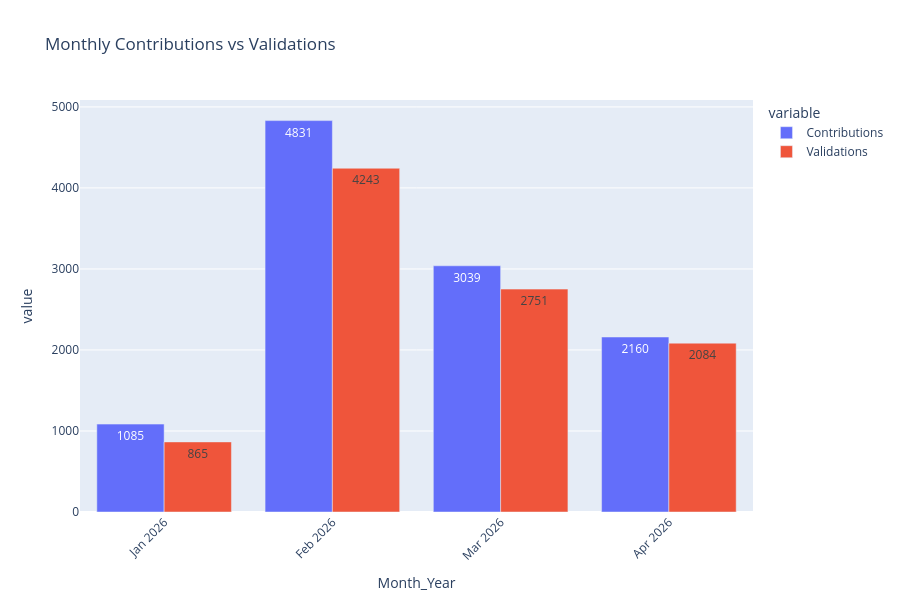
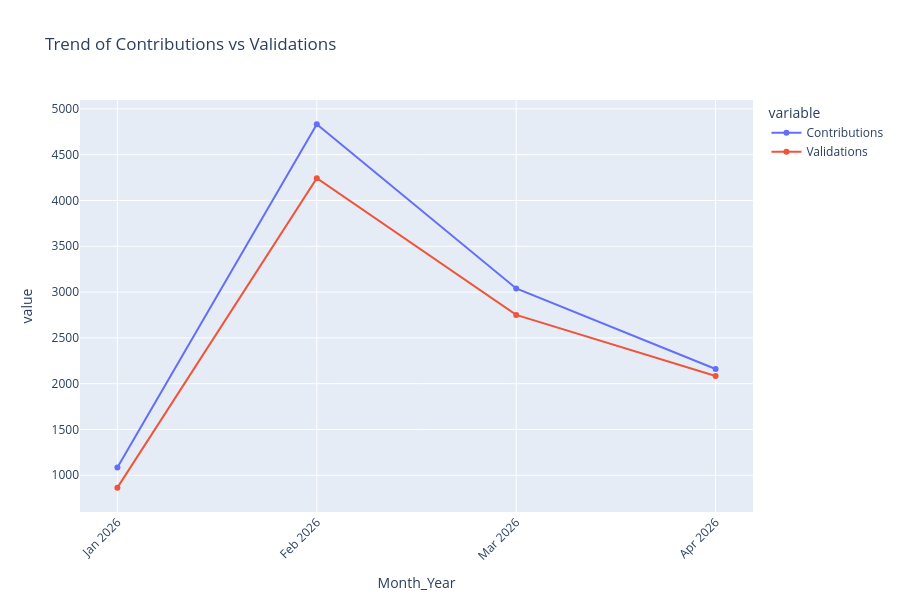

These figures' notebook cell, in order:
### Code cell
import pandas as pd
import plotly.express as px

# Convert Month_Year strings like "January 2026" into datetime
df2['Month_Year'] = pd.to_datetime(df2['Month_Year'], format='%B %Y')

# Aggregate contributions and validations
monthly_summary = df2.groupby('Month_Year')[['Contributions','Validations']].sum().reset_index()

# Sort by datetime
monthly_summary = monthly_summary.sort_values('Month_Year')

# Convert back to string for plotting labels
monthly_summary['Month_Year'] = monthly_summary['Month_Year'].dt.strftime('%b %Y')  # e.g., Jan 2026

print(monthly_summary)

# ✅ Grouped bar chart
fig = px.bar(
    monthly_summary,
    x='Month_Year',
    y=['Contributions','Validations'],
    barmode='group',
    text_auto=True,
    title="Monthly Contributions vs Validations"
)

fig.update_layout(
    xaxis_tickangle=-45,
    height=600
)

fig.show()

# ✅ Line chart comparison
fig_line = px.line(
    monthly_summary,
    x='Month_Year',
    y=['Contributions','Validations'],
    markers=True,
    title="Trend of Contributions vs Validations"
)

fig_line.update_layout(
    xaxis_tickangle=-45,
    height=600
)

fig_line.show()

### Figure 1 — Plotly figure (JSON) as saved in the notebook; plotly's stock layout.template omitted (floating-point values rounded to 4 significant figures)
{"data": [{"alignmentgroup": "True", "hovertemplate": "variable=Contributions<br>Month_Year=%{x}<br>value=%{y}<extra></extra>", "legendgroup": "Contributions", "marker": {"color": "#636efa", "pattern": {"shape": ""}}, "name": "Contributions", "offsetgroup": "Contributions", "orientation": "v", "showlegend": true, "textposition": "auto", "texttemplate": "%{y}", "type": "bar", "x": ["Jan 2026", "Feb 2026", "Mar 2026", "Apr 2026"], "xaxis": "x", "y": [1085, 4831, 3039, 2160], "yaxis": "y"}, {"alignmentgroup": "True", "hovertemplate": "variable=Validations<br>Month_Year=%{x}<br>value=%{y}<extra></extra>", "legendgroup": "Validations", "marker": {"color": "#EF553B", "pattern": {"shape": ""}}, "name": "Validations", "offsetgroup": "Validations", "orientation": "v", "showlegend": true, "textposition": "auto", "texttemplate": "%{y}", "type": "bar", "x": ["Jan 2026", "Feb 2026", "Mar 2026", "Apr 2026"], "xaxis": "x", "y": [865, 4243, 2751, 2084], "yaxis": "y"}], "layout": {"barmode": "group", "height": 600, "legend": {"title": {"text": "variable"}, "tracegroupgap": 0}, "title": {"text": "Monthly Contributions vs Validations"}, "xaxis": {"anchor": "y", "domain": [0, 1], "tickangle": -45, "title": {"text": "Month_Year"}}, "yaxis": {"anchor": "x", "domain": [0, 1], "title": {"text": "value"}}}}

### Figure 2 — Plotly figure (JSON) as saved in the notebook; plotly's stock layout.template omitted (floating-point values rounded to 4 significant figures)
{"data": [{"hovertemplate": "variable=Contributions<br>Month_Year=%{x}<br>value=%{y}<extra></extra>", "legendgroup": "Contributions", "line": {"color": "#636efa", "dash": "solid"}, "marker": {"symbol": "circle"}, "mode": "lines+markers", "name": "Contributions", "orientation": "v", "showlegend": true, "type": "scatter", "x": ["Jan 2026", "Feb 2026", "Mar 2026", "Apr 2026"], "xaxis": "x", "y": [1085, 4831, 3039, 2160], "yaxis": "y"}, {"hovertemplate": "variable=Validations<br>Month_Year=%{x}<br>value=%{y}<extra></extra>", "legendgroup": "Validations", "line": {"color": "#EF553B", "dash": "solid"}, "marker": {"symbol": "circle"}, "mode": "lines+markers", "name": "Validations", "orientation": "v", "showlegend": true, "type": "scatter", "x": ["Jan 2026", "Feb 2026", "Mar 2026", "Apr 2026"], "xaxis": "x", "y": [865, 4243, 2751, 2084], "yaxis": "y"}], "layout": {"height": 600, "legend": {"title": {"text": "variable"}, "tracegroupgap": 0}, "title": {"text": "Trend of Contributions vs Validations"}, "xaxis": {"anchor": "y", "domain": [0, 1], "tickangle": -45, "title": {"text": "Month_Year"}}, "yaxis": {"anchor": "x", "domain": [0, 1], "title": {"text": "value"}}}}
